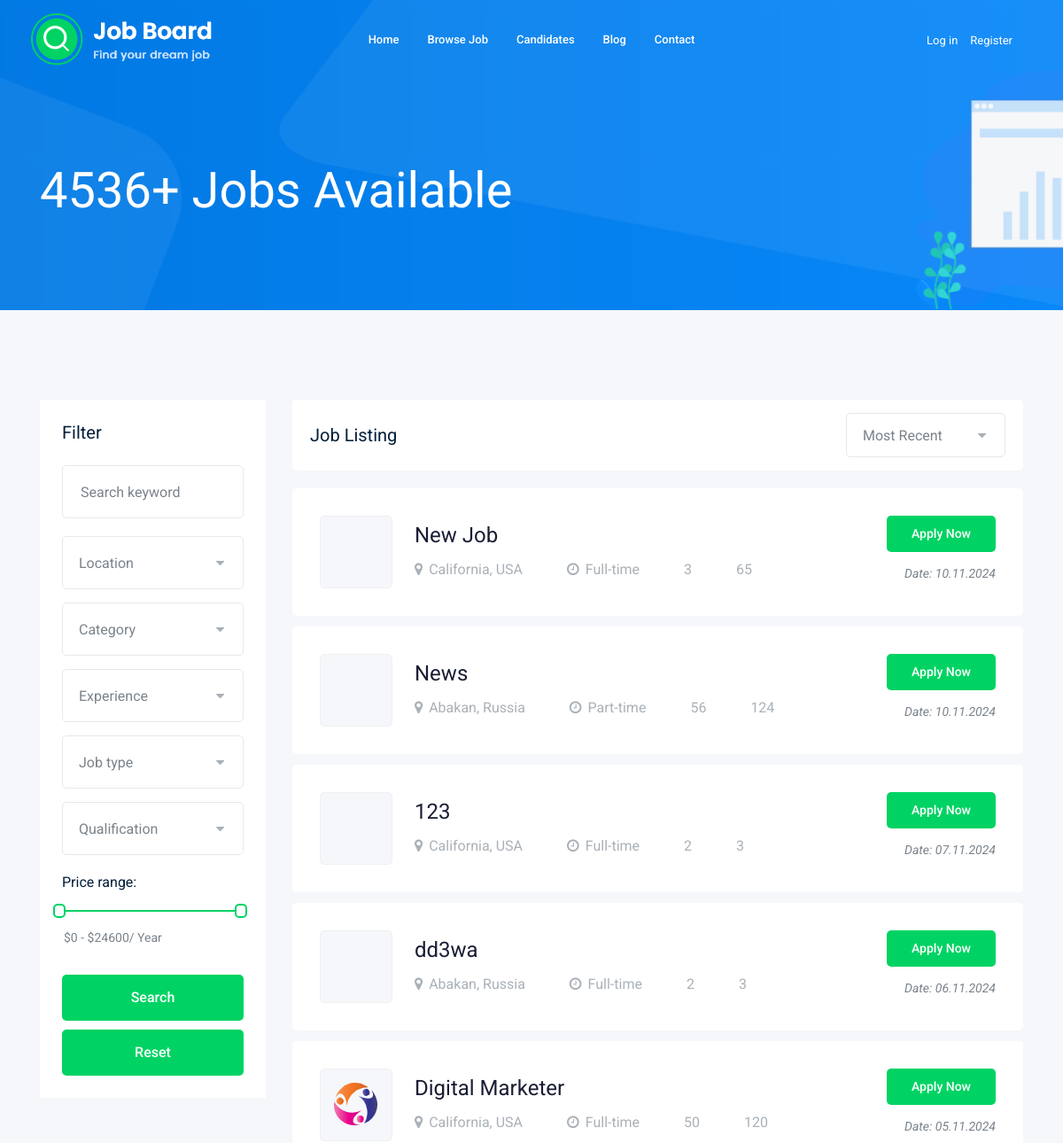
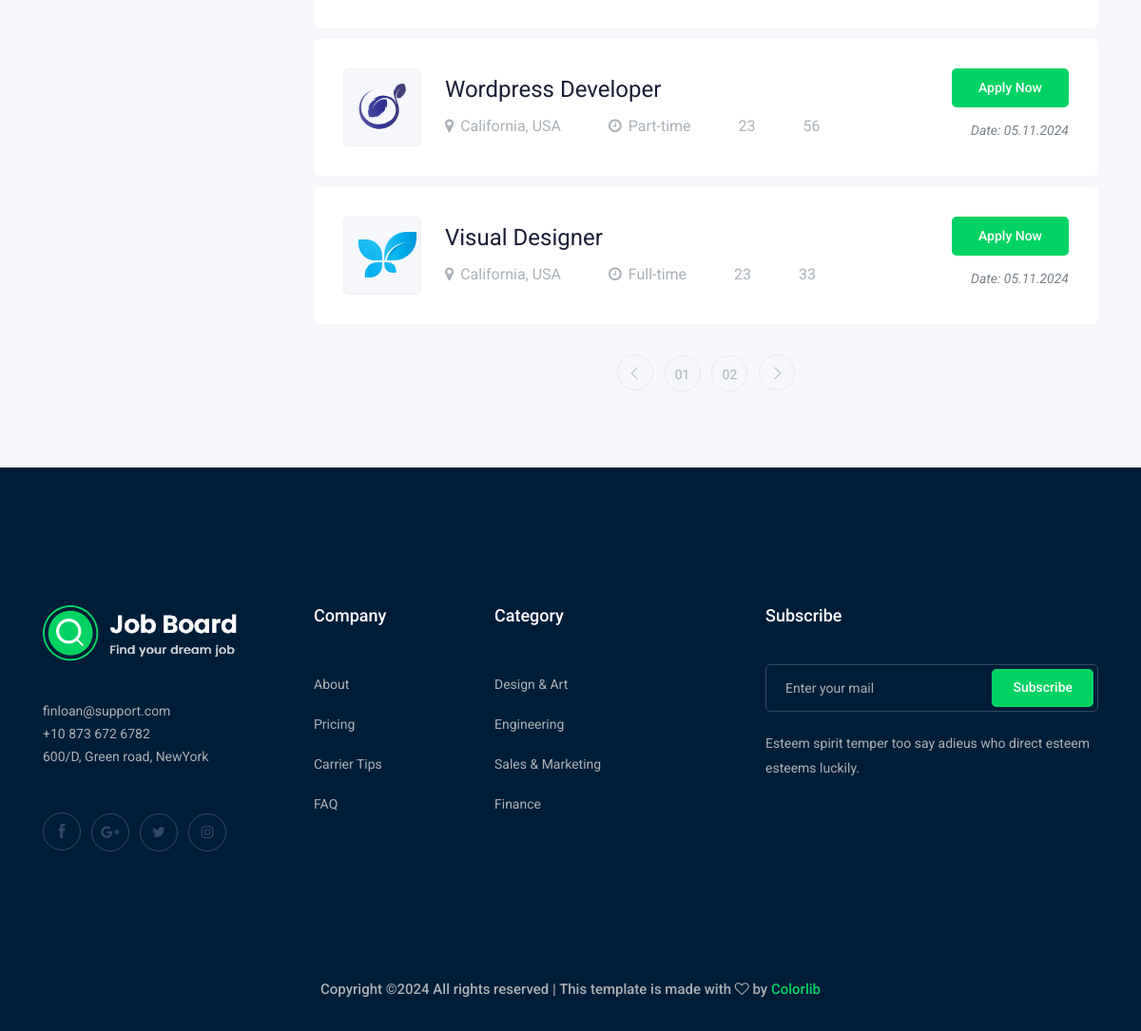
/jobs.php, run on the app's committed database (2 pictures, top to bottom).
### tables this page shows
CREATE TABLE `jobs` (
  `id` int NOT NULL,
  `name` varchar(255) NOT NULL,
  `description` text NOT NULL,
  `category_id` int NOT NULL,
  `min_salary` int NOT NULL,
  `max_salary` int NOT NULL,
  `qualification_id` int NOT NULL,
  `experience_id` int NOT NULL,
  `job_type_id` int NOT NULL,
  `location_id` int NOT NULL,
  `image` varchar(255) DEFAULT NULL,
  `date` timestamp NOT NULL DEFAULT CURRENT_TIMESTAMP,
  `slug` varchar(255) NOT NULL,
  `company_id` int NOT NULL,
  `available_position` int UNSIGNED NOT NULL DEFAULT '0'
);

CREATE TABLE `locations` (
  `id` int NOT NULL,
  `name` varchar(255) NOT NULL
);

CREATE TABLE `job_types` (
  `id` int NOT NULL,
  `name` varchar(255) NOT NULL
);

### jobs.php (the view, shortened to what this page needs)
<?php
$pdo = require_once $_SERVER['DOCUMENT_ROOT'] . '/db.php';
$filters = [
    'location' => $_GET['location'] ?? 'all',
    'category' => $_GET['category'] ?? 'all',
    'experience' => $_GET['experience'] ?? 'all',
    'job_type' => $_GET['job_type'] ?? 'all',
    'qualification' => $_GET['qualification'] ?? 'all',
    'keywords' => $_GET['keywords'] ?? '',
    'min_salary' => $_GET['min_salary'] ?? '',
    'max_salary' => $_GET['max_salary'] ?? '',
    'company' => $_GET['company'] ?? 'all',
];
$minSalary = round(24600 * (float)$filters['min_salary'] / 100);
$maxSalary = round(24600 * (float)$filters['max_salary'] / 100);
$sorting = $_GET['sorting'] ?? 'most_recent';
$sql = "SELECT jobs.*, locations.name AS location, job_types.name AS job_type
        FROM jobs
        JOIN locations ON jobs.location_id = locations.id
        JOIN job_types ON jobs.job_type_id = job_types.id";
$whereClauses = [];
$params = [];
$whereClauses[] = "jobs.min_salary >= :min_salary";
$params['min_salary'] = $minSalary;
$whereClauses[] = "jobs.max_salary <= :max_salary";
$params['max_salary'] = empty($maxSalary) ? 24600 : $maxSalary;
if ($whereClauses) {
    $sql .= " WHERE " . implode(" AND ", $whereClauses);
}
if ($sorting === 'most_recent') {
    $sql .= " ORDER BY jobs.date DESC";
} elseif ($sorting === 'oldest') {
    $sql .= " ORDER BY jobs.date ASC";
} elseif ($sorting === 'highest_salary') {
    $sql .= " ORDER BY jobs.max_salary DESC";
} elseif ($sorting === 'lowest_salary') {
    $sql .= " ORDER BY jobs.max_salary ASC";
}
$stmt = $pdo->prepare($sql);
$stmt->execute($params);
$jobs = $stmt->fetchAll();
?>
<!doctype html>
<html class="no-js" lang="zxx">
<head>
    <link rel="stylesheet" href="css/bootstrap.min.css">
    <link rel="stylesheet" href="css/owl.carousel.min.css">
    <link rel="stylesheet" href="css/magnific-popup.css">
    <link rel="stylesheet" href="css/font-awesome.min.css">
    <link rel="stylesheet" href="css/themify-icons.css">
    <link rel="stylesheet" href="css/nice-select.css">
    <link rel="stylesheet" href="css/flaticon.css">
    <link rel="stylesheet" href="css/jquery-ui.css">
    <link rel="stylesheet" href="css/gijgo.css">
    <link rel="stylesheet" href="css/animate.min.css">
    <link rel="stylesheet" href="css/slicknav.css">
    <link rel="stylesheet" href="css/style.css">
</head>
<body>
<?php
include $_SERVER['DOCUMENT_ROOT'] . '/layouts/header.php';
?>
<div class="bradcam_area bradcam_bg_1">
    <div class="container">
        <div class="row">
            <div class="col-xl-12">
                <div class="bradcam_text">
                    <h3>4536+ Jobs Available</h3>
                </div>
            </div>
        </div>
    </div>
</div>
<div class="job_listing_area plus_padding">
    <div class="container">
        <div class="row">
            <div class="col-lg-3">
                <div class="job_filter white-bg">
                    <div class="form_inner white-bg">
                        <h3>Filter</h3>
                        <form id="my-form">
                            <div class="row">
                                <div class="col-lg-12">
                                    <div class="single_field">
                                        <input type="text" name="keywords" placeholder="Search keyword"
                                               value="<?= $filters['keywords'] ?? '' ?>">
                                    </div>
                                </div>
                                <div class="col-lg-12">
                                </div>
                                <div class="col-lg-12">
                                </div>
                                <div class="col-lg-12">
                                </div>
                                <div class="col-lg-12">
                                </div>
                                <div class="col-lg-12">
                                </div>
                            </div>
                            <div class="range_wrap">
                                <label for="amount">Price range:</label>
                                <div id="slider-range">
                                </div>
                                <p>
                                    <input type="text" id="amount" readonly
                                           style="border:0; color:#7A838B; font-size: 14px; font-weight:400;">
                                </p>
                            </div>
                            <div class="reset_btn" style="margin-bottom: 10px;">
                                <button class="boxed-btn3 w-100" type="submit">Search</button>
                            </div>
                            <div class="reset_btn">
                                <a href="/jobs.php" class="boxed-btn3 w-100"">Reset</a>
                            </div>
                    </div>
                </div>
            </div>
            <div class="col-lg-9">
                <div class="recent_joblist_wrap">
                    <div class="recent_joblist white-bg ">
                        <div class="row align-items-center">
                            <div class="col-md-6">
                                <h4>Job Listing</h4>
                            </div>
                            <div class="col-md-6">
                                <div class="serch_cat d-flex justify-content-end">
                                </div>
                            </div>
                        </div>
                    </div>
                </div>
                <div class="job_lists m-0">
                    <div class="row">
                        <?php foreach ($jobs as $job): ?>
                            <div class="col-lg-12 col-md-12">
                                <div class="single_jobs white-bg d-flex justify-content-between">
                                    <div class="jobs_left d-flex align-items-center">
                                        <div class="thumb">
                                            <img src="<?= $job['image'] ?>" alt="">
                                        </div>
                                        <div class="jobs_conetent">
                                            <a href="/job_details.php?slug=<?= $job['slug'] ?>">
                                                <h4><?= $job['name'] ?></h4>
                                            </a>
                                            <div class="links_locat d-flex align-items-center">
                                                <div class="location">
                                                    <p><i class="fa fa-map-marker"></i><?= $job['location'] ?></p>
                                                </div>
                                                <div class="location">
                                                    <p><i class="fa fa-clock-o"></i><?= $job['job_type'] ?></p>
                                                </div>
                                                <div class="location">
                                                    <p><?= $job['min_salary'] ?></p>
                                                </div>
                                                <div class="location">
                                                    <p><?= $job['max_salary'] ?></p>
                                                </div>
                                            </div>
                                        </div>
                                    </div>
                                    <div class="jobs_right">
                                        <div class="apply_now">
                                            <a href="/job_details.php?slug=<?= $job['slug'] ?>" class="boxed-btn3">Apply
                                                Now</a>
                                        </div>
                                        <div class="date">
                                            <p>Date: <?= date('d.m.Y', strtotime($job['date'])) ?></p>
                                        </div>
                                    </div>
                                </div>
                            </div>
                        <?php endforeach; ?>
                    </div>
                    <div class="row">
                        <div class="col-lg-12">
                            <div class="pagination_wrap">
                                <ul>
                                    <li><a href="#"> <i class="ti-angle-left"></i> </a></li>
                                    <li><a href="#"><span>01</span></a></li>
                                    <li><a href="#"><span>02</span></a></li>
                                    <li><a href="#"> <i class="ti-angle-right"></i> </a></li>
                                </ul>
                            </div>
                        </div>
                    </div>
                </div>
            </div>
        </div>
    </div>
</div>
<footer class="footer">
    <div class="footer_top">
        <div class="container">
            <div class="row">
                <div class="col-xl-3 col-md-6 col-lg-3">
                    <div class="footer_widget wow fadeInUp" data-wow-duration="1s" data-wow-delay=".3s">
                        <div class="footer_logo">
                            <a href="#">
                                <img src="img/logo.png" alt="">
                            </a>
                        </div>
                        <p>
                            finloan@support.com <br>
                            +10 873 672 6782 <br>
                            600/D, Green road, NewYork
                        </p>
                        <div class="socail_links">
                            <ul>
                                <li>
                                    <a href="#">
                                        <i class="ti-facebook"></i>
                                    </a>
                                </li>
                                <li>
                                    <a href="#">
                                        <i class="fa fa-google-plus"></i>
                                    </a>
                                </li>
                                <li>
                                    <a href="#">
                                        <i class="fa fa-twitter"></i>
                                    </a>
                                </li>
                                <li>
                                    <a href="#">
                                        <i class="fa fa-instagram"></i>
                                    </a>
                                </li>
                            </ul>
                        </div>
                    </div>
                </div>
                <div class="col-xl-2 col-md-6 col-lg-2">
                    <div class="footer_widget wow fadeInUp" data-wow-duration="1.1s" data-wow-delay=".4s">
                        <h3 class="footer_title">
                            Company
                        </h3>
                        <ul>
                            <li><a href="#">About </a></li>
                            <li><a href="#"> Pricing</a></li>
                            <li><a href="#">Carrier Tips</a></li>
                            <li><a href="#">FAQ</a></li>
                        </ul>
                    </div>
                </div>
                <div class="col-xl-3 col-md-6 col-lg-3">
                    <div class="footer_widget wow fadeInUp" data-wow-duration="1.2s" data-wow-delay=".5s">
                        <h3 class="footer_title">
                            Category
                        </h3>
                        <ul>
                            <li><a href="#">Design & Art</a></li>
                            <li><a href="#">Engineering</a></li>
                            <li><a href="#">Sales & Marketing</a></li>
                            <li><a href="#">Finance</a></li>
                        </ul>
                    </div>
                </div>
                <div class="col-xl-4 col-md-6 col-lg-4">
                    <div class="footer_widget wow fadeInUp" data-wow-duration="1.3s" data-wow-delay=".6s">
                        <h3 class="footer_title">
                            Subscribe
                        </h3>
                        <form action="#" class="newsletter_form">
                            <input type="text" placeholder="Enter your mail">
                            <button type="submit">Subscribe</button>
                        </form>
                        <p class="newsletter_text">Esteem spirit temper too say adieus who direct esteem esteems
                            luckily.</p>
                    </div>
                </div>
            </div>
        </div>
    </div>
    <div class="copy-right_text wow fadeInUp" data-wow-duration="1.4s" data-wow-delay=".3s">
        <div class="container">
            <div class="row">
                <div class="col-xl-12">
                    <p class="copy_right text-center">
                        Copyright &copy;<script>document.write(new Date().getFullYear());</script>
                        All rights reserved | This template is made with <i class="fa fa-heart-o"
                                                                            aria-hidden="true"></i> by <a
                                href="https://colorlib.com" target="_blank">Colorlib</a>
                    </p>
                </div>
            </div>
        </div>
    </div>
</footer>
</body>
</html>

### data on the page
jobs: name "New Job", location.name "California, USA", job_type.name "Full-time", min_salary "3", max_salary "65", date "10.11.2024"
jobs: name "News", location.name "Abakan, Russia", job_type.name "Part-time", min_salary "56", max_salary "124", date "10.11.2024"
jobs: name "123", location.name "California, USA", job_type.name "Full-time", min_salary "2", max_salary "3", date "07.11.2024"
jobs: name "dd3wa", location.name "Abakan, Russia", job_type.name "Full-time", min_salary "2", max_salary "3", date "06.11.2024"
jobs: image (picture), name "Digital Marketer", location.name "California, USA", job_type.name "Full-time", min_salary "50", max_salary "120", date "05.11.2024"
jobs: image (picture), name "Wordpress Developer", location.name "California, USA", job_type.name "Part-time", min_salary "23", max_salary "56", date "05.11.2024"
jobs: image (picture), name "Visual Designer", location.name "California, USA", job_type.name "Full-time", min_salary "23", max_salary "33", date "05.11.2024"
